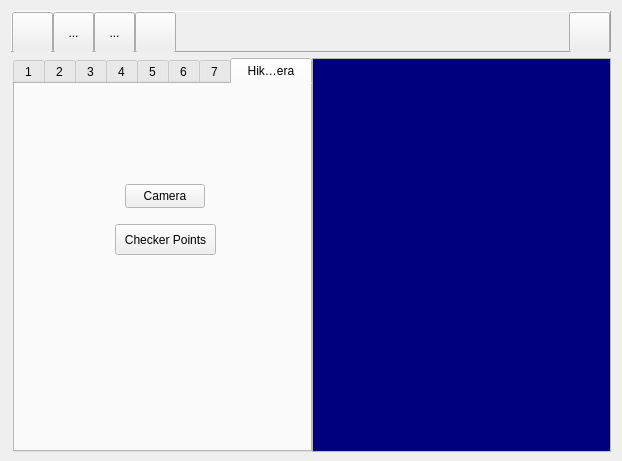
<?xml version="1.0" encoding="UTF-8"?>
<ui version="4.0">
 <class>MainFrame</class>
 <widget class="QDialog" name="MainFrame">
  <property name="geometry">
   <rect>
    <x>0</x>
    <y>0</y>
    <width>622</width>
    <height>461</height>
   </rect>
  </property>
  <property name="sizePolicy">
   <sizepolicy hsizetype="Preferred" vsizetype="Minimum">
    <horstretch>0</horstretch>
    <verstretch>0</verstretch>
   </sizepolicy>
  </property>
  <property name="minimumSize">
   <size>
    <width>0</width>
    <height>461</height>
   </size>
  </property>
  <property name="windowTitle">
   <string>Homeworks</string>
  </property>
  <property name="modal">
   <bool>false</bool>
  </property>
  <layout class="QVBoxLayout" name="verticalLayout">
   <item>
    <widget class="QFrame" name="frame">
     <property name="sizePolicy">
      <sizepolicy hsizetype="Preferred" vsizetype="Fixed">
       <horstretch>0</horstretch>
       <verstretch>0</verstretch>
      </sizepolicy>
     </property>
     <property name="minimumSize">
      <size>
       <width>0</width>
       <height>41</height>
      </size>
     </property>
     <property name="maximumSize">
      <size>
       <width>16777215</width>
       <height>41</height>
      </size>
     </property>
     <property name="frameShape">
      <enum>QFrame::Panel</enum>
     </property>
     <property name="frameShadow">
      <enum>QFrame::Raised</enum>
     </property>
     <layout class="QHBoxLayout" name="horizontalLayout_3">
      <property name="spacing">
       <number>0</number>
      </property>
      <property name="leftMargin">
       <number>0</number>
      </property>
      <property name="topMargin">
       <number>0</number>
      </property>
      <property name="rightMargin">
       <number>0</number>
      </property>
      <property name="bottomMargin">
       <number>0</number>
      </property>
      <item>
       <widget class="QToolButton" name="buttonOpen">
        <property name="enabled">
         <bool>true</bool>
        </property>
        <property name="sizePolicy">
         <sizepolicy hsizetype="Minimum" vsizetype="Minimum">
          <horstretch>0</horstretch>
          <verstretch>0</verstretch>
         </sizepolicy>
        </property>
        <property name="minimumSize">
         <size>
          <width>41</width>
          <height>41</height>
         </size>
        </property>
        <property name="maximumSize">
         <size>
          <width>41</width>
          <height>41</height>
         </size>
        </property>
        <property name="toolTip">
         <string>open an image file</string>
        </property>
        <property name="layoutDirection">
         <enum>Qt::LeftToRight</enum>
        </property>
        <property name="autoFillBackground">
         <bool>false</bool>
        </property>
        <property name="text">
         <string/>
        </property>
        <property name="icon">
         <iconset resource="images/mainframe.qrc">
          <normaloff>:/open.png</normaloff>:/open.png</iconset>
        </property>
        <property name="iconSize">
         <size>
          <width>41</width>
          <height>41</height>
         </size>
        </property>
        <property name="checkable">
         <bool>false</bool>
        </property>
        <property name="autoRepeat">
         <bool>false</bool>
        </property>
        <property name="autoExclusive">
         <bool>false</bool>
        </property>
        <property name="popupMode">
         <enum>QToolButton::DelayedPopup</enum>
        </property>
        <property name="toolButtonStyle">
         <enum>Qt::ToolButtonIconOnly</enum>
        </property>
        <property name="autoRaise">
         <bool>false</bool>
        </property>
       </widget>
      </item>
      <item>
       <widget class="QToolButton" name="toolButton_2">
        <property name="sizePolicy">
         <sizepolicy hsizetype="Minimum" vsizetype="Minimum">
          <horstretch>0</horstretch>
          <verstretch>0</verstretch>
         </sizepolicy>
        </property>
        <property name="minimumSize">
         <size>
          <width>41</width>
          <height>41</height>
         </size>
        </property>
        <property name="maximumSize">
         <size>
          <width>41</width>
          <height>41</height>
         </size>
        </property>
        <property name="text">
         <string>...</string>
        </property>
       </widget>
      </item>
      <item>
       <widget class="QToolButton" name="toolButton_3">
        <property name="sizePolicy">
         <sizepolicy hsizetype="Minimum" vsizetype="Minimum">
          <horstretch>0</horstretch>
          <verstretch>0</verstretch>
         </sizepolicy>
        </property>
        <property name="minimumSize">
         <size>
          <width>41</width>
          <height>41</height>
         </size>
        </property>
        <property name="maximumSize">
         <size>
          <width>41</width>
          <height>41</height>
         </size>
        </property>
        <property name="text">
         <string>...</string>
        </property>
       </widget>
      </item>
      <item>
       <widget class="QToolButton" name="buttonDeleteContents">
        <property name="sizePolicy">
         <sizepolicy hsizetype="Minimum" vsizetype="Minimum">
          <horstretch>0</horstretch>
          <verstretch>0</verstretch>
         </sizepolicy>
        </property>
        <property name="minimumSize">
         <size>
          <width>41</width>
          <height>41</height>
         </size>
        </property>
        <property name="maximumSize">
         <size>
          <width>41</width>
          <height>41</height>
         </size>
        </property>
        <property name="toolTip">
         <string>close all forms</string>
        </property>
        <property name="autoFillBackground">
         <bool>false</bool>
        </property>
        <property name="text">
         <string/>
        </property>
        <property name="icon">
         <iconset resource="images/mainframe.qrc">
          <normaloff>:/1-21.png</normaloff>:/1-21.png</iconset>
        </property>
        <property name="iconSize">
         <size>
          <width>41</width>
          <height>41</height>
         </size>
        </property>
       </widget>
      </item>
      <item>
       <spacer name="horizontalSpacer">
        <property name="orientation">
         <enum>Qt::Horizontal</enum>
        </property>
        <property name="sizeHint" stdset="0">
         <size>
          <width>40</width>
          <height>20</height>
         </size>
        </property>
       </spacer>
      </item>
      <item>
       <widget class="QToolButton" name="buttonShowList">
        <property name="sizePolicy">
         <sizepolicy hsizetype="Minimum" vsizetype="Minimum">
          <horstretch>0</horstretch>
          <verstretch>0</verstretch>
         </sizepolicy>
        </property>
        <property name="minimumSize">
         <size>
          <width>41</width>
          <height>41</height>
         </size>
        </property>
        <property name="maximumSize">
         <size>
          <width>41</width>
          <height>41</height>
         </size>
        </property>
        <property name="toolTip">
         <string>show the list view</string>
        </property>
        <property name="text">
         <string/>
        </property>
        <property name="icon">
         <iconset resource="images/mainframe.qrc">
          <normaloff>:/2-3.png</normaloff>:/2-3.png</iconset>
        </property>
        <property name="iconSize">
         <size>
          <width>82</width>
          <height>41</height>
         </size>
        </property>
       </widget>
      </item>
     </layout>
    </widget>
   </item>
   <item>
    <layout class="QHBoxLayout" name="horizontalLayout">
     <property name="spacing">
      <number>0</number>
     </property>
     <property name="leftMargin">
      <number>2</number>
     </property>
     <item>
      <widget class="QTabWidget" name="tabWidget">
       <property name="sizePolicy">
        <sizepolicy hsizetype="Fixed" vsizetype="Expanding">
         <horstretch>0</horstretch>
         <verstretch>0</verstretch>
        </sizepolicy>
       </property>
       <property name="minimumSize">
        <size>
         <width>299</width>
         <height>394</height>
        </size>
       </property>
       <property name="palette">
        <palette>
         <active>
          <colorrole role="Window">
           <brush brushstyle="SolidPattern">
            <color alpha="255">
             <red>255</red>
             <green>255</green>
             <blue>255</blue>
            </color>
           </brush>
          </colorrole>
          <colorrole role="NoRole">
           <brush brushstyle="SolidPattern">
            <color alpha="255">
             <red>255</red>
             <green>85</green>
             <blue>0</blue>
            </color>
           </brush>
          </colorrole>
         </active>
         <inactive>
          <colorrole role="Window">
           <brush brushstyle="SolidPattern">
            <color alpha="255">
             <red>255</red>
             <green>255</green>
             <blue>255</blue>
            </color>
           </brush>
          </colorrole>
          <colorrole role="NoRole">
           <brush brushstyle="SolidPattern">
            <color alpha="255">
             <red>255</red>
             <green>85</green>
             <blue>0</blue>
            </color>
           </brush>
          </colorrole>
         </inactive>
         <disabled>
          <colorrole role="Window">
           <brush brushstyle="SolidPattern">
            <color alpha="255">
             <red>255</red>
             <green>255</green>
             <blue>255</blue>
            </color>
           </brush>
          </colorrole>
          <colorrole role="NoRole">
           <brush brushstyle="SolidPattern">
            <color alpha="255">
             <red>255</red>
             <green>85</green>
             <blue>0</blue>
            </color>
           </brush>
          </colorrole>
         </disabled>
        </palette>
       </property>
       <property name="cursor">
        <cursorShape>ArrowCursor</cursorShape>
       </property>
       <property name="autoFillBackground">
        <bool>false</bool>
       </property>
       <property name="tabPosition">
        <enum>QTabWidget::North</enum>
       </property>
       <property name="tabShape">
        <enum>QTabWidget::Rounded</enum>
       </property>
       <property name="currentIndex">
        <number>7</number>
       </property>
       <property name="iconSize">
        <size>
         <width>31</width>
         <height>31</height>
        </size>
       </property>
       <property name="elideMode">
        <enum>Qt::ElideMiddle</enum>
       </property>
       <widget class="QWidget" name="tab_1">
        <attribute name="title">
         <string>1</string>
        </attribute>
        <widget class="QSpinBox" name="SpinHue">
         <property name="geometry">
          <rect>
           <x>80</x>
           <y>70</y>
           <width>71</width>
           <height>31</height>
          </rect>
         </property>
         <property name="maximum">
          <number>360</number>
         </property>
         <property name="singleStep">
          <number>1</number>
         </property>
        </widget>
        <widget class="QPushButton" name="ApplySepia">
         <property name="geometry">
          <rect>
           <x>20</x>
           <y>20</y>
           <width>261</width>
           <height>41</height>
          </rect>
         </property>
         <property name="text">
          <string>Apply Sepia</string>
         </property>
        </widget>
        <widget class="QDoubleSpinBox" name="SpinSaturation">
         <property name="geometry">
          <rect>
           <x>200</x>
           <y>70</y>
           <width>81</width>
           <height>31</height>
          </rect>
         </property>
         <property name="maximum">
          <double>1.000000000000000</double>
         </property>
         <property name="singleStep">
          <double>0.100000000000000</double>
         </property>
        </widget>
        <widget class="QLabel" name="label_Hue">
         <property name="geometry">
          <rect>
           <x>20</x>
           <y>70</y>
           <width>61</width>
           <height>31</height>
          </rect>
         </property>
         <property name="text">
          <string>    Hue</string>
         </property>
        </widget>
        <widget class="QLabel" name="label_Sat">
         <property name="geometry">
          <rect>
           <x>150</x>
           <y>70</y>
           <width>51</width>
           <height>31</height>
          </rect>
         </property>
         <property name="text">
          <string>    Sat</string>
         </property>
        </widget>
       </widget>
       <widget class="QWidget" name="tab_2">
        <attribute name="title">
         <string>2</string>
        </attribute>
        <widget class="QPushButton" name="Apply_Otsu_Threshold">
         <property name="geometry">
          <rect>
           <x>20</x>
           <y>20</y>
           <width>251</width>
           <height>41</height>
          </rect>
         </property>
         <property name="text">
          <string>Apply Otsu Threshold</string>
         </property>
        </widget>
        <widget class="QPushButton" name="Apply_Labeling">
         <property name="geometry">
          <rect>
           <x>20</x>
           <y>300</y>
           <width>251</width>
           <height>41</height>
          </rect>
         </property>
         <property name="text">
          <string>Apply Labeling</string>
         </property>
        </widget>
        <widget class="QSpinBox" name="SpinThreshold">
         <property name="geometry">
          <rect>
           <x>100</x>
           <y>70</y>
           <width>61</width>
           <height>31</height>
          </rect>
         </property>
         <property name="maximum">
          <number>255</number>
         </property>
        </widget>
        <widget class="QLabel" name="label">
         <property name="geometry">
          <rect>
           <x>30</x>
           <y>80</y>
           <width>71</width>
           <height>16</height>
          </rect>
         </property>
         <property name="text">
          <string>Threshold</string>
         </property>
        </widget>
        <widget class="QPushButton" name="Apply_Threshold">
         <property name="geometry">
          <rect>
           <x>20</x>
           <y>110</y>
           <width>251</width>
           <height>41</height>
          </rect>
         </property>
         <property name="text">
          <string>Apply Threshold</string>
         </property>
        </widget>
        <widget class="QSpinBox" name="spinKernel">
         <property name="geometry">
          <rect>
           <x>100</x>
           <y>160</y>
           <width>61</width>
           <height>31</height>
          </rect>
         </property>
         <property name="minimum">
          <number>3</number>
         </property>
         <property name="maximum">
          <number>9</number>
         </property>
         <property name="singleStep">
          <number>2</number>
         </property>
        </widget>
        <widget class="QLabel" name="label_2">
         <property name="geometry">
          <rect>
           <x>30</x>
           <y>160</y>
           <width>71</width>
           <height>31</height>
          </rect>
         </property>
         <property name="text">
          <string>Kernel Size</string>
         </property>
        </widget>
        <widget class="QPushButton" name="Apply_Dilation">
         <property name="geometry">
          <rect>
           <x>20</x>
           <y>200</y>
           <width>251</width>
           <height>41</height>
          </rect>
         </property>
         <property name="text">
          <string>Apply Dilation</string>
         </property>
        </widget>
        <widget class="QPushButton" name="Apply_Erosion">
         <property name="geometry">
          <rect>
           <x>20</x>
           <y>250</y>
           <width>251</width>
           <height>41</height>
          </rect>
         </property>
         <property name="text">
          <string>Apply Erosion</string>
         </property>
        </widget>
       </widget>
       <widget class="QWidget" name="tab_3">
        <attribute name="title">
         <string>3</string>
        </attribute>
        <widget class="QPushButton" name="Histogram_Equalization">
         <property name="geometry">
          <rect>
           <x>20</x>
           <y>20</y>
           <width>251</width>
           <height>41</height>
          </rect>
         </property>
         <property name="text">
          <string>Histogram Equalization</string>
         </property>
        </widget>
        <widget class="QPushButton" name="Histogram_Matching">
         <property name="geometry">
          <rect>
           <x>20</x>
           <y>140</y>
           <width>251</width>
           <height>41</height>
          </rect>
         </property>
         <property name="text">
          <string>Histogram Matching</string>
         </property>
        </widget>
        <widget class="QPushButton" name="Register_Reference">
         <property name="geometry">
          <rect>
           <x>20</x>
           <y>90</y>
           <width>251</width>
           <height>41</height>
          </rect>
         </property>
         <property name="text">
          <string>Register Reference</string>
         </property>
        </widget>
       </widget>
       <widget class="QWidget" name="tab_4">
        <attribute name="title">
         <string>4</string>
        </attribute>
        <widget class="QPushButton" name="Apply_Gaussian">
         <property name="geometry">
          <rect>
           <x>140</x>
           <y>40</y>
           <width>131</width>
           <height>31</height>
          </rect>
         </property>
         <property name="text">
          <string>Gaussian_sigma</string>
         </property>
        </widget>
        <widget class="QPushButton" name="Apply_SNP">
         <property name="geometry">
          <rect>
           <x>140</x>
           <y>80</y>
           <width>131</width>
           <height>31</height>
          </rect>
         </property>
         <property name="text">
          <string>SaltNPapper_tau</string>
         </property>
        </widget>
        <widget class="QLabel" name="label_3">
         <property name="geometry">
          <rect>
           <x>20</x>
           <y>20</y>
           <width>71</width>
           <height>16</height>
          </rect>
         </property>
         <property name="text">
          <string>Noise</string>
         </property>
        </widget>
        <widget class="QDoubleSpinBox" name="SNP_tau">
         <property name="geometry">
          <rect>
           <x>20</x>
           <y>80</y>
           <width>111</width>
           <height>31</height>
          </rect>
         </property>
         <property name="maximum">
          <double>1.000000000000000</double>
         </property>
         <property name="singleStep">
          <double>0.100000000000000</double>
         </property>
        </widget>
        <widget class="QDoubleSpinBox" name="Gaussian_sigma">
         <property name="geometry">
          <rect>
           <x>20</x>
           <y>40</y>
           <width>111</width>
           <height>31</height>
          </rect>
         </property>
         <property name="maximum">
          <double>10.000000000000000</double>
         </property>
        </widget>
        <widget class="QPushButton" name="Apply_BoxFilter">
         <property name="geometry">
          <rect>
           <x>140</x>
           <y>140</y>
           <width>131</width>
           <height>31</height>
          </rect>
         </property>
         <property name="text">
          <string>Box Filter</string>
         </property>
        </widget>
        <widget class="QPushButton" name="Apply_GaussianFilter">
         <property name="geometry">
          <rect>
           <x>140</x>
           <y>200</y>
           <width>131</width>
           <height>31</height>
          </rect>
         </property>
         <property name="text">
          <string>Gaussian Filter</string>
         </property>
        </widget>
        <widget class="QPushButton" name="Apply_MedianFilter">
         <property name="geometry">
          <rect>
           <x>140</x>
           <y>260</y>
           <width>131</width>
           <height>31</height>
          </rect>
         </property>
         <property name="text">
          <string>Median Filter</string>
         </property>
        </widget>
        <widget class="QLabel" name="label_4">
         <property name="geometry">
          <rect>
           <x>20</x>
           <y>120</y>
           <width>71</width>
           <height>16</height>
          </rect>
         </property>
         <property name="text">
          <string>Kernel Size</string>
         </property>
        </widget>
        <widget class="QComboBox" name="BoxFilter_Size">
         <property name="geometry">
          <rect>
           <x>20</x>
           <y>140</y>
           <width>111</width>
           <height>31</height>
          </rect>
         </property>
         <property name="currentText">
          <string>3 x 3</string>
         </property>
         <property name="currentIndex">
          <number>0</number>
         </property>
         <item>
          <property name="text">
           <string>3 x 3</string>
          </property>
         </item>
         <item>
          <property name="text">
           <string>5 x 5</string>
          </property>
         </item>
        </widget>
        <widget class="QDoubleSpinBox" name="Gaussian_Filter_Sigma">
         <property name="geometry">
          <rect>
           <x>20</x>
           <y>200</y>
           <width>111</width>
           <height>31</height>
          </rect>
         </property>
         <property name="maximum">
          <double>10.000000000000000</double>
         </property>
        </widget>
        <widget class="QLabel" name="label_5">
         <property name="geometry">
          <rect>
           <x>20</x>
           <y>180</y>
           <width>48</width>
           <height>16</height>
          </rect>
         </property>
         <property name="text">
          <string>Sigma</string>
         </property>
        </widget>
        <widget class="QComboBox" name="MedianFilter_Size">
         <property name="geometry">
          <rect>
           <x>20</x>
           <y>260</y>
           <width>111</width>
           <height>31</height>
          </rect>
         </property>
         <item>
          <property name="text">
           <string>3 x 3</string>
          </property>
         </item>
         <item>
          <property name="text">
           <string>5 x 5</string>
          </property>
         </item>
        </widget>
        <widget class="QLabel" name="label_6">
         <property name="geometry">
          <rect>
           <x>20</x>
           <y>240</y>
           <width>71</width>
           <height>16</height>
          </rect>
         </property>
         <property name="text">
          <string>Kernel Size</string>
         </property>
        </widget>
       </widget>
       <widget class="QWidget" name="tab_5">
        <attribute name="title">
         <string>5</string>
        </attribute>
        <widget class="QPushButton" name="Apply_Canny_edge">
         <property name="geometry">
          <rect>
           <x>20</x>
           <y>20</y>
           <width>251</width>
           <height>41</height>
          </rect>
         </property>
         <property name="text">
          <string>Apply Canny Edge</string>
         </property>
        </widget>
        <widget class="QDoubleSpinBox" name="spin_Sigma">
         <property name="geometry">
          <rect>
           <x>140</x>
           <y>90</y>
           <width>91</width>
           <height>31</height>
          </rect>
         </property>
         <property name="maximum">
          <double>5.000000000000000</double>
         </property>
         <property name="singleStep">
          <double>0.500000000000000</double>
         </property>
        </widget>
        <widget class="QSpinBox" name="spin_High_Threshold">
         <property name="geometry">
          <rect>
           <x>140</x>
           <y>130</y>
           <width>91</width>
           <height>31</height>
          </rect>
         </property>
         <property name="maximum">
          <number>255</number>
         </property>
         <property name="singleStep">
          <number>30</number>
         </property>
        </widget>
        <widget class="QSpinBox" name="spin_Low_Threshold">
         <property name="geometry">
          <rect>
           <x>140</x>
           <y>170</y>
           <width>91</width>
           <height>31</height>
          </rect>
         </property>
         <property name="maximum">
          <number>255</number>
         </property>
         <property name="singleStep">
          <number>30</number>
         </property>
        </widget>
        <widget class="QLabel" name="label_7">
         <property name="geometry">
          <rect>
           <x>60</x>
           <y>90</y>
           <width>41</width>
           <height>31</height>
          </rect>
         </property>
         <property name="text">
          <string>Sigma</string>
         </property>
        </widget>
        <widget class="QLabel" name="label_8">
         <property name="geometry">
          <rect>
           <x>40</x>
           <y>130</y>
           <width>91</width>
           <height>31</height>
          </rect>
         </property>
         <property name="text">
          <string>High Threshold</string>
         </property>
        </widget>
        <widget class="QLabel" name="label_9">
         <property name="geometry">
          <rect>
           <x>40</x>
           <y>170</y>
           <width>91</width>
           <height>31</height>
          </rect>
         </property>
         <property name="text">
          <string>Low Threshold</string>
         </property>
        </widget>
       </widget>
       <widget class="QWidget" name="tab_6">
        <attribute name="title">
         <string>6</string>
        </attribute>
        <widget class="QPushButton" name="Apply_HoughCircle">
         <property name="geometry">
          <rect>
           <x>20</x>
           <y>20</y>
           <width>251</width>
           <height>41</height>
          </rect>
         </property>
         <property name="text">
          <string>Hough Circle Detection</string>
         </property>
        </widget>
        <widget class="QPushButton" name="Apply_Generalized_Hough_Transform">
         <property name="geometry">
          <rect>
           <x>20</x>
           <y>80</y>
           <width>251</width>
           <height>41</height>
          </rect>
         </property>
         <property name="text">
          <string>Generalized Hough Transform</string>
         </property>
        </widget>
       </widget>
       <widget class="QWidget" name="tab_7">
        <attribute name="title">
         <string>7</string>
        </attribute>
        <widget class="QPushButton" name="Apply_Optical_Flow">
         <property name="geometry">
          <rect>
           <x>20</x>
           <y>20</y>
           <width>251</width>
           <height>41</height>
          </rect>
         </property>
         <property name="text">
          <string>Optical Flow</string>
         </property>
        </widget>
        <widget class="QPushButton" name="Apply_Compare_Img">
         <property name="geometry">
          <rect>
           <x>20</x>
           <y>80</y>
           <width>251</width>
           <height>41</height>
          </rect>
         </property>
         <property name="text">
          <string>Compare Image</string>
         </property>
        </widget>
       </widget>
       <widget class="QWidget" name="tab_8">
        <attribute name="title">
         <string>HikCamera</string>
        </attribute>
        <widget class="QPushButton" name="CameraBtn">
         <property name="geometry">
          <rect>
           <x>110</x>
           <y>100</y>
           <width>80</width>
           <height>24</height>
          </rect>
         </property>
         <property name="text">
          <string>Camera</string>
         </property>
        </widget>
        <widget class="QPushButton" name="Checker_Corner">
         <property name="geometry">
          <rect>
           <x>100</x>
           <y>140</y>
           <width>101</width>
           <height>31</height>
          </rect>
         </property>
         <property name="text">
          <string>Checker Points</string>
         </property>
        </widget>
       </widget>
      </widget>
     </item>
     <item>
      <widget class="QListWidget" name="listWidget">
       <property name="sizePolicy">
        <sizepolicy hsizetype="Ignored" vsizetype="Minimum">
         <horstretch>0</horstretch>
         <verstretch>0</verstretch>
        </sizepolicy>
       </property>
       <property name="minimumSize">
        <size>
         <width>0</width>
         <height>394</height>
        </size>
       </property>
       <property name="palette">
        <palette>
         <active>
          <colorrole role="WindowText">
           <brush brushstyle="SolidPattern">
            <color alpha="255">
             <red>255</red>
             <green>255</green>
             <blue>0</blue>
            </color>
           </brush>
          </colorrole>
          <colorrole role="Text">
           <brush brushstyle="SolidPattern">
            <color alpha="255">
             <red>255</red>
             <green>255</green>
             <blue>255</blue>
            </color>
           </brush>
          </colorrole>
          <colorrole role="Base">
           <brush brushstyle="SolidPattern">
            <color alpha="255">
             <red>0</red>
             <green>0</green>
             <blue>127</blue>
            </color>
           </brush>
          </colorrole>
          <colorrole role="PlaceholderText">
           <brush brushstyle="NoBrush">
            <color alpha="128">
             <red>255</red>
             <green>255</green>
             <blue>255</blue>
            </color>
           </brush>
          </colorrole>
         </active>
         <inactive>
          <colorrole role="WindowText">
           <brush brushstyle="SolidPattern">
            <color alpha="255">
             <red>255</red>
             <green>255</green>
             <blue>0</blue>
            </color>
           </brush>
          </colorrole>
          <colorrole role="Text">
           <brush brushstyle="SolidPattern">
            <color alpha="255">
             <red>255</red>
             <green>255</green>
             <blue>255</blue>
            </color>
           </brush>
          </colorrole>
          <colorrole role="Base">
           <brush brushstyle="SolidPattern">
            <color alpha="255">
             <red>0</red>
             <green>0</green>
             <blue>127</blue>
            </color>
           </brush>
          </colorrole>
          <colorrole role="PlaceholderText">
           <brush brushstyle="NoBrush">
            <color alpha="128">
             <red>255</red>
             <green>255</green>
             <blue>255</blue>
            </color>
           </brush>
          </colorrole>
         </inactive>
         <disabled>
          <colorrole role="WindowText">
           <brush brushstyle="SolidPattern">
            <color alpha="255">
             <red>120</red>
             <green>120</green>
             <blue>120</blue>
            </color>
           </brush>
          </colorrole>
          <colorrole role="Text">
           <brush brushstyle="SolidPattern">
            <color alpha="255">
             <red>120</red>
             <green>120</green>
             <blue>120</blue>
            </color>
           </brush>
          </colorrole>
          <colorrole role="Base">
           <brush brushstyle="SolidPattern">
            <color alpha="255">
             <red>240</red>
             <green>240</green>
             <blue>240</blue>
            </color>
           </brush>
          </colorrole>
          <colorrole role="PlaceholderText">
           <brush brushstyle="NoBrush">
            <color alpha="128">
             <red>255</red>
             <green>255</green>
             <blue>255</blue>
            </color>
           </brush>
          </colorrole>
         </disabled>
        </palette>
       </property>
       <property name="font">
        <font>
         <pointsize>10</pointsize>
        </font>
       </property>
      </widget>
     </item>
    </layout>
   </item>
  </layout>
 </widget>
 <layoutdefault spacing="6" margin="11"/>
 <resources>
  <include location="images/mainframe.qrc"/>
 </resources>
 <connections/>
</ui>
